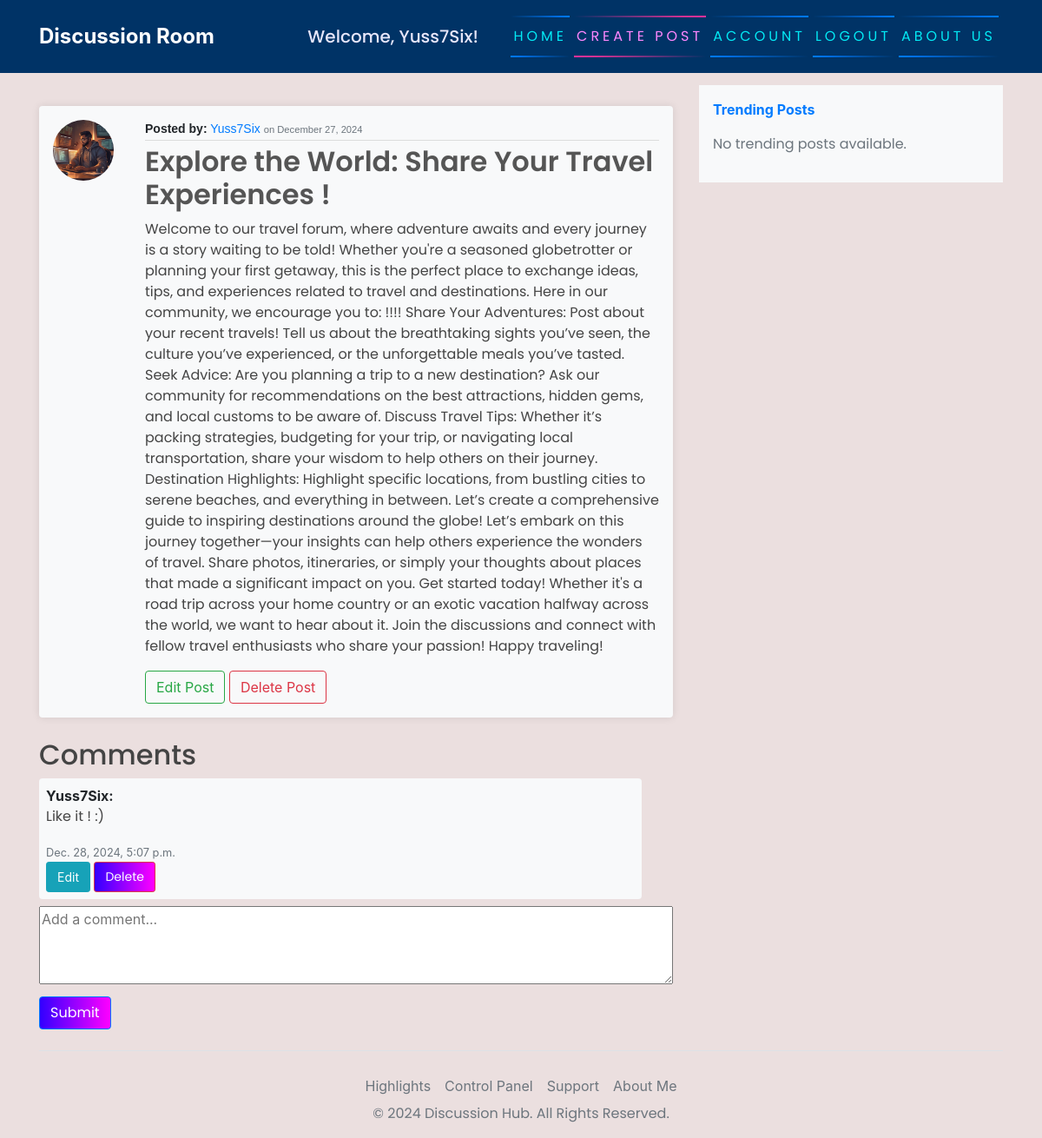
Screenshot of /post/3/ (signed in) with the database file from the repository.
### blog/models.py (models this page shows, shortened)
class Post(models.Model):
    title = models.CharField(max_length=200)
    content = models.TextField()
    date_posted = models.DateTimeField(default=timezone.now)
    author = models.ForeignKey(User, on_delete=models.CASCADE)

class Comment(models.Model):
    post = models.ForeignKey(Post, related_name='comments', on_delete=models.CASCADE)
    author = models.ForeignKey(User, on_delete=models.CASCADE)
    content = models.TextField()
    created_at = models.DateTimeField(auto_now_add=True)

### users/models.py (models this page shows, shortened)
class Account(models.Model):
    user = models.OneToOneField(User, on_delete=models.CASCADE)
    avatar = models.ImageField(default='default.jpg', upload_to='images/')

### blog/views.py (the view)
# urls.py: path('post/<int:pk>/', PostDetailView.as_view(), name="blog-detail"),
class PostDetailView(LoginRequiredMixin, DetailView):
    model = Post
    template_name = 'blog/post_detail.html'
    context_object_name = 'post'
    def get_context_data(self, **kwargs):
        context = super().get_context_data(**kwargs)
        context['comments'] = self.object.comments.all()
        context['comment_form'] = CommentForm()
        return context
    def post(self, request, *args, **kwargs):
        self.object = self.get_object()
        form = CommentForm(request.POST)
        if form.is_valid():
            comment = form.save(commit=False)
            comment.post = self.object
            comment.author = request.user
            comment.save()
            messages.success(request, 'Your comment has been added!')
            return redirect('blog-detail', pk=self.object.id)
        context = self.get_context_data()
        context['comment_form'] = form
        return self.render_to_response(context)

### blog/forms.py
class CommentForm(forms.ModelForm):
    class Meta:
        model = Comment
        fields = ['content']
        widgets = {
            'content': forms.Textarea(attrs={'placeholder': 'Add a comment...', 'rows': 4}),
        }

### blog/templates/blog/post_detail.html (shortened to what this page needs)
{% extends 'base.html' %}
{% block content %}
<article class="media content-section my-4 p-3 bg-light rounded shadow-sm">
    <img class="rounded-circle article-img" src="{{ object.author.account.avatar.url }}" alt="Author's Profile Picture">
    <div class="media-body ml-3">
        <div class="article-metadata">
            <strong>Posted by:</strong>
            <a class="author-link" href="#">{{ object.author.username }}</a>
            <small class="text-muted">on {{ object.date_posted|date:"F j, Y" }}</small>
        </div>
        <h2>
            <a class="article-title" href="{% url 'blog-detail' object.id %}">{{ object.title }}</a>
        </h2>
        <p class="article-content">{{ object.content }}</p>
        {% if object.author == user %}
        <div class="action-buttons mt-3">
            <a class="btn btn-outline-success" href="{% url 'blog-update' object.id %}">Edit Post</a>
            <a class="btn btn-outline-danger" href="{% url 'blog-delete' object.id %}">Delete Post</a>
        </div>
        {% endif %}
    </div>
</article>
<h2>Comments</h2>
<div id="comments-section">
    {% for comment in object.comments.all %}
    <div class="comment bg-light p-2 rounded my-2">
        <strong>{{ comment.author.username }}:</strong>
        <p>{{ comment.content }}</p>
        <small class="text-muted">{{ comment.created_at }}</small>
        {% if comment.author == user %}
        <div>
            <a href="{% url 'update-comment' comment.id %}" class="btn btn-info btn-sm">Edit</a>
            <form method="POST" action="{% url 'delete-comment' comment.id %}" style="display:inline;">
                <button type="submit" class="btn btn-danger btn-sm">Delete</button>
            </form>
        </div>
        {% endif %}
    </div>
    {% empty %}
    <p>No comments yet.</p>
    {% endfor %}
</div>
{% if user.is_authenticated %}
<form method="POST" action="{% url 'blog-detail' object.id %}">
    <textarea name="content" class="comment-textarea" placeholder="Add a comment..." required></textarea>
    <button type="submit" class="btn btn-primary mt-2">Submit</button>
</form>
{% else %}
<p>You must be logged in to leave a comment.</p>
{% endif %}
{% endblock content %}

### templates/base.html (shortened to what this page needs)
{% load static %}
<!DOCTYPE html>
<html>
<head>
    <link rel="stylesheet" href="https://cdnjs.cloudflare.com/ajax/libs/font-awesome/5.15.4/css/all.min.css">
    <link rel="stylesheet" href="https://maxcdn.bootstrapcdn.com/bootstrap/4.0.0/css/bootstrap.min.css"
>
    <link rel="stylesheet" href="{% static 'css/head.css' %}">
</head>
<body>
    <header class="site-header">
        <nav class="navbar navbar-expand-md navbar-dark fixed-top" style="background-color: #003366;">
            <div class="container">
                <div class="collapse navbar-collapse" id="navbarToggle">
                    <div class="d-flex w-100 align-items-center">
                        <div class="mr-auto">
                            <a class="discussion-room" href="{% url 'welcome' %}"
                                style="color: white; font-weight: bold; font-size: 24px;">Discussion Room</a>
                        </div>
                        <div class="navbar-nav mr-auto">
                            {% if user.is_authenticated %}
                            <div class="navbar-text" style="color: white; margin-left: 20px; padding-left: 20px;">
                                <h5 class="mb-0 welcome-text">Welcome, {{ request.user.username }}!</h5>
                            </div>
                        </div>
                        <div class="navbar-nav">
                            <a href="{% url 'welcome' %}" id="auth-links">
                                <span></span>
                                <span></span>
                                Home
                                <a href="{% url 'blog-new' %}" id="auth-links">
                                    <span></span>
                                    <span></span>
                                    Create Post
                                </a>
                                <a href="{% url 'account' %}" id="auth-links">
                                    <span></span>
                                    <span></span>
                                    Account
                                </a>
                                <a href="{% url 'logout' %}" id="auth-links">
                                    <span></span>
                                    <span></span>
                                    Logout
                                </a>
                                {% endif %}
                                <a href="{% url 'about' %}" id="auth-links">
                                    <span></span>
                                    <span></span>
                                    About Us
                                </a>
                        </div>
                    </div>
                </div>
        </nav>
    </header>
    <main role="main" class="container">
        <div class="row">
            <div class="col-md-8">
            </div>
            <div class="col-md-8">
                {% block content %}{% endblock %}
            </div>
            <div class="col-md-4">
                <div class="content-sectionw">
                    <div class="d-flex flex-column align-items-start bg-light p-3">
                        <a id="latest-gist" style="text-decoration: none;" href="#"
                            class="d-flex align-items-center mb-3 text-primary">
                            <span class="fs-5 font-weight-bold">Trending Posts</span>
                        </a>
                        <div class="list-group list-group-flush">
                            {% for post in trending_posts %}
                            <a href="{% url 'blog-detail' post.id %}" class="list-group-item list-group-item-action">
                                <div class="d-flex justify-content-between">
                                    <strong class="mb-1">{{ post.title }}</strong>
                                    <small class="text-muted">{{ post.date_posted|date:"F d, Y" }}</small>
                                </div>
                                <p class="mb-1 small">{{ post.content|truncatewords:15 }}</p>
                            </a>
                            {% empty %}
                            <p class="text-muted">No trending posts available.</p>
                            {% endfor %}
                        </div>
                    </div>
                </div>
            </div>
        </div>
        <footer class="mt-4">
            <nav class="nav justify-content-center border-top" style="padding-top: 20px;">
                <li class="nav-item"><a href="/highlights/" class="nav-link px-2 text-secondary">Highlights</a>
                </li>
                <li class="nav-item"><a href="/admin/" class="nav-link px-2 text-secondary">Control Panel</a></li>
                <li class="nav-item"><a href="/support-and-collaboration/"
                        class="nav-link px-2 text-secondary">Support</a></li>
                <li class="nav-item"><a href="/about-me/" class="nav-link px-2 text-secondary">About Me</a></li>
            </nav>
            <p class="text-center text-secondary">&copy; 2024 Discussion Hub. All Rights Reserved.</p>
        </footer>
    </main>
</body>
</html>

### static/css/head.css (style rules this page uses)
body { background-color: rgb(235, 223, 223); margin-top: 5rem; background-size: contain; background-repeat: no-repeat; }
h1, h2, h3, h4, h5, h6, p { color: #444444; font-family: 'Poppins', sans-serif; }
.content-section { background: #fefefe; padding: 15px 25px; border-radius: 12px; margin-bottom: 20px; box-shadow: 0 0 10px rgba(0, 0, 0, 0.1); }
.article-title { color: #555555; font-weight: 600; }
.article-content { white-space: normal; }
.article-img { height: 70px; width: 70px; margin-right: 20px; }
.article-metadata { font-family: 'Arial', sans-serif; margin-bottom: 5px; font-size: 14px; border-bottom: 1px solid #dcdcdc; padding-bottom: 2px; }
#auth-links { font-family: 'Poppins', sans-serif; position: relative; display: inline-block; padding: 12px 3px; margin: 10px 0; color: #03e9f4; text-decoration: none; text-transform: uppercase; transition: 0.5s; letter-spacing: 4px; overflow: hidden; margin-right: 5px; }
#auth-links:nth-child(2) { filter: hue-rotate(110deg); }
#auth-links span { position: absolute; display: block; }
#auth-links span:nth-child(1) { top: 0; left: 0; width: 100%; height: 2px; background: linear-gradient(90deg, transparent, #007bff); animation: animate1 5s linear infinite; }
#auth-links span:nth-child(3) { bottom: 0; right: 0; width: 100%; height: 2px; background: linear-gradient(270deg, transparent, #007bff); animation: animate3 1s linear infinite; animation-delay: 0.50s; }
button { font-family: 'Poppins', sans-serif; border: 1px solid transparent; outline: 0; display: inline-block; padding: 10px; color: white; background-color: #343a40; text-align: center; cursor: pointer; width: 100%; font-size: 18px; transition: background-color 0.3s, transform 0.2s; background: linear-gradient(270deg, rgba(255, 0, 255, 1) 0%, rgba(50, 0, 255, 1) 100%); }
.discussion-room { color: white; font-weight: bold; font-size: 24px; margin-right: 30px; }
.welcome-text { color: #E6E6FA; }
.comment-textarea { width: 100%; height: 100px; resize: vertical; }
.btn { width: auto; padding: .375rem .75rem; }
.comment { max-width: 95%; word-wrap: break-word; }
.comment-textarea { width: 100%; height: 90px; resize: vertical; }

### rows the page displays
Post: author.account.avatar (picture), author.username "Yuss7Six", date_posted "December 27, 2024", title "Explore the World: Share Your Travel Experiences !", content "Welcome to our travel forum, where adventure awaits and every journey is a story waiting to be told! Whether you're a seasoned globetrotter or planning your first getaway, this is the perfect place to exchange ideas, tips, and experiences related to travel and destinations. Here in our community, we encourage you to: !!!! Share Your Adventures: Post about your recent travels! Tell us about the breathtaking sights you’ve seen, the culture you’ve experienced, or the unforgettable meals you’ve tasted. Seek Advice: Are you planning a trip to a new destination? Ask our community for recommendations on the best attractions, hidden gems, and local customs to be aware of. Discuss Travel Tips:…"
Comment: author.username "Yuss7Six", content "Like it ! :)", created_at "Dec. 28, 2024, 5:07 p.m.", shows "Edit"

### other values shown
{{ request.user.username }} "Yuss7Six"
